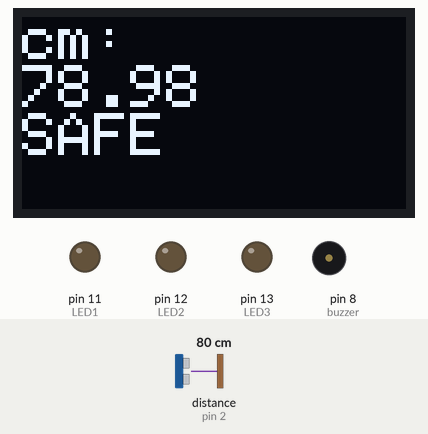
Bench run of a sketch on a simulated Arduino Uno, built with avr-gcc and run on an emulated ATmega328P. Parts: 128×64 one-colour display, output pins drawn as LEDs (lit = HIGH), buzzer (waves = sounding). Wiring (inferred from the names in the program): ultrasonic range finder: trigger pin 7; echo pin 2. The inputs (shaded band) are chosen by the test bench; at power-on: distance to the obstacle (sensor on pin 2) 80 cm. The echo pulse lasts 58.3 µs per cm; pins used as bus, display or sensor lines are not drawn.

Above: at 1.2 s.
1.3 s: distance to the obstacle (sensor on pin 2) set to 34 cm
At 2.5 s:
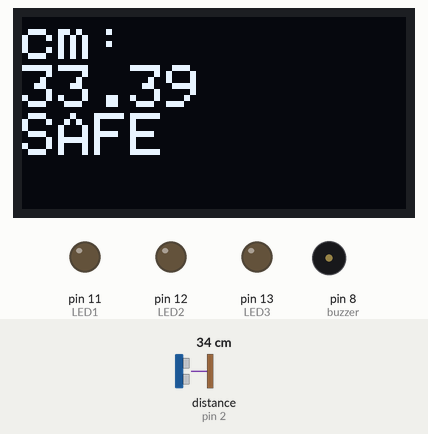
2.8 s: distance to the obstacle (sensor on pin 2) set to 27 cm
At 2.92 s:
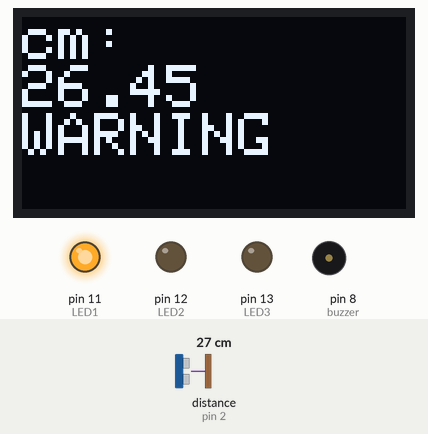
4.5 s: distance to the obstacle (sensor on pin 2) set to 23 cm
At 5.0 s:
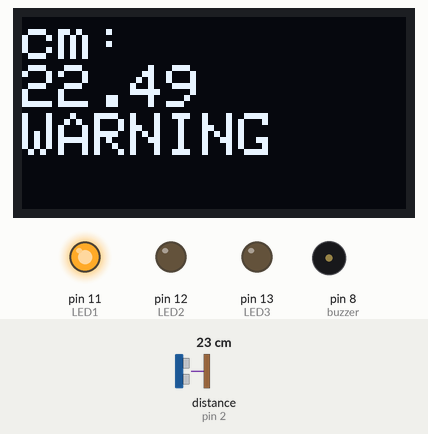
6.0 s: distance to the obstacle (sensor on pin 2) set to 18 cm
At 6.15 s:
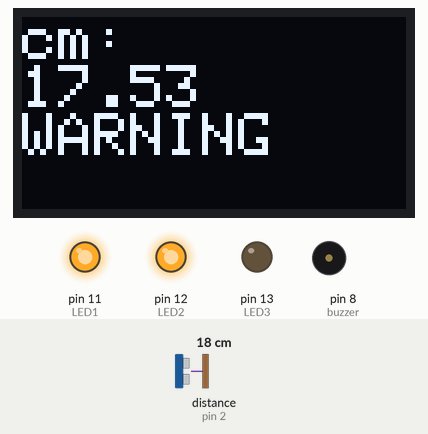
7.7 s: distance to the obstacle (sensor on pin 2) set to 12 cm
At 7.79 s:
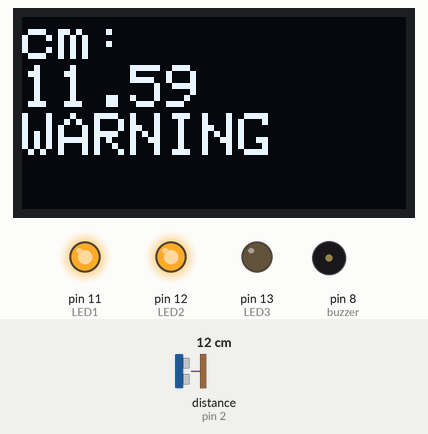
9.2 s: distance to the obstacle (sensor on pin 2) set to 9 cm
At 9.38 s:
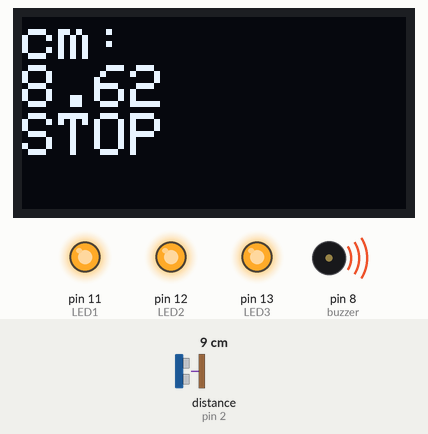
Timing chart, 0 to 11.9 s (numbered marks = the images above; inputs shaded):
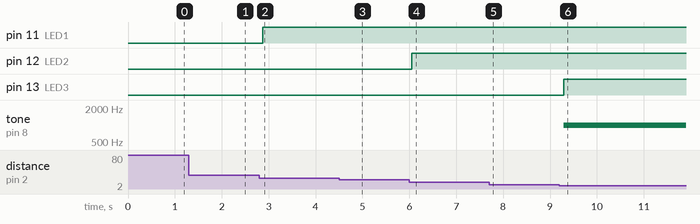

The sketch:

sketch_dec19a.ino
```cpp
#include <Wire.h>
#include <Adafruit_GFX.h>
#include <Adafruit_SSD1306.h>

#define SCREEN_WIDTH 128
#define SCREEN_HEIGHT 64
#define OLED_RESET -1

Adafruit_SSD1306 display(SCREEN_WIDTH, SCREEN_HEIGHT, &Wire, OLED_RESET);

int buzzer = 8;

const int echo = 2;
const int trig = 7;

int LED1 = 11;
int LED2 = 12;
int LED3 = 13;

// sda (sercile data (A4))
// scl (sercile clock (A5))

void setup() {

  pinMode(echo, INPUT);
  pinMode(trig, OUTPUT);

  pinMode(buzzer, OUTPUT);

  pinMode(LED1, OUTPUT);
  pinMode(LED2, OUTPUT);
  pinMode(LED3, OUTPUT);
  if(!display.begin(SSD1306_SWITCHCAPVCC, 0x3C)) {
    Serial.println("SSD1306 not found!");
    while(true);
  }
  Serial.begin(9600);

}

void loop() {

  digitalWrite(trig, LOW);
  delayMicroseconds(2);
  digitalWrite(trig, HIGH);
  delayMicroseconds(10);
  digitalWrite(trig, LOW);

  long time = pulseIn(echo, HIGH, 30000);
  float distance = time * 0.034 / 2;

  display.clearDisplay();
  display.setTextSize(2);
  display.setTextColor(WHITE);
  display.setCursor(0,0);
  display.println("cm: ");
  display.println(distance);
  delay(20);

  if (distance >= 30) {
  display.println("SAFE");
  }
  else if (distance >= 10) {
    display.println("WARNING");
  }
  else {
    display.println("STOP");
  }
  display.display();

  if (distance < 30)digitalWrite(LED1, HIGH);
  else digitalWrite(LED1, LOW);

  if (distance < 20)digitalWrite(LED2, HIGH);
  else digitalWrite(LED2, LOW);

  if (distance < 10)digitalWrite(LED3, HIGH);
  else digitalWrite(LED3, LOW);

if (distance <= 5) {
  tone(buzzer, 700);
}
else if (distance <= 10) {
  tone(buzzer, 1000);
}
else {
  noTone(buzzer);
}

}
```

Measured:
- the behaviour switches between 31 and 30 cm on distance to the obstacle (sensor on pin 2) (found by bisection; images 1 and 2)
- the behaviour switches between 21 and 20 cm on distance to the obstacle (sensor on pin 2) (found by bisection; images 3 and 4)
- the behaviour switches between 11 and 10 cm on distance to the obstacle (sensor on pin 2) (found by bisection; images 5 and 6)
- after the input at 1.3 s, the display: changes after 0.06 s (image 1)
- after the input at 2.8 s, pin 11 (LED1): LOW → HIGH after 0.07 s; the display: changes after 0.07 s (image 2)
- after the input at 4.5 s, the display: first differs from a run without the input after 0.09 s (image 3)
- after the input at 6.0 s, pin 12 (LED2): LOW → HIGH after 0.05 s; the display: first differs from a run without the input after 0.05 s (image 4 shows a later state)
- after the input at 7.7 s, the display: first differs from a run without the input after 0.05 s (image 5)
- after the input at 9.2 s, pin 13 (LED3): LOW → HIGH after 0.09 s; tone on pin 8 (buzzer): silent → 1000 Hz after 0.09 s; the display: first differs from a run without the input after 0.09 s (image 6 shows a later state)
